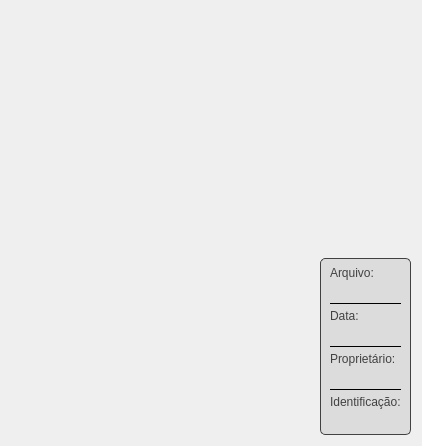
      <widget class="QWidget" name="mainViewTab">
       <attribute name="title">
        <string>Visão Principal</string>
       </attribute>
       <layout class="QGridLayout">
        <item row="1" column="0">
         <widget class="QLabel" name="lblVisaoPrincipal">
          <property name="font">
           <font>
            <pointsize>12</pointsize>
            <bold>true</bold>
           </font>
          </property>
          <property name="alignment">
           <set>Qt::AlignCenter</set>
          </property>
         </widget>
        </item>
        <item row="2" column="0">
         <layout class="QGridLayout" name="glOverlayLayout">
          <property name="leftMargin">
           <number>0</number>
          </property>
          <property name="topMargin">
           <number>0</number>
          </property>
          <property name="rightMargin">
           <number>0</number>
          </property>
          <property name="bottomMargin">
           <number>0</number>
          </property>
          <item row="0" column="0">
           <widget class="WindowOpenGL" name="windowGL" native="true">
            <property name="sizePolicy">
             <sizepolicy hsizetype="MinimumExpanding" vsizetype="MinimumExpanding">
              <horstretch>0</horstretch>
              <verstretch>0</verstretch>
             </sizepolicy>
            </property>
            <property name="minimumSize">
             <size>
              <width>400</width>
              <height>400</height>
             </size>
            </property>
            <property name="cursor">
             <cursorShape>OpenHandCursor</cursorShape>
            </property>
            <property name="focusPolicy">
             <enum>Qt::ClickFocus</enum>
            </property>
            <property name="contextMenuPolicy">
             <enum>Qt::NoContextMenu</enum>
            </property>
            <property name="statusTip">
             <string>Câmera principal</string>
            </property>
            <property name="autoFillBackground">
             <bool>false</bool>
            </property>
           </widget>
          </item>
          <item row="0" column="0" alignment="Qt::AlignRight|Qt::AlignBottom">
           <widget class="QWidget" name="lblNovoLabel">
            <property name="sizePolicy">
             <sizepolicy hsizetype="Preferred" vsizetype="Preferred">
              <horstretch>0</horstretch>
              <verstretch>0</verstretch>
             </sizepolicy>
            </property>            
            <property name="styleSheet">
             <string notr="true">QWidget#lblNovoLabel {
                background-color: rgba(22, 22, 22, 22);
                border: 1px solid #414141;
                border-radius: 5px;
                }
                QWidget#lblNovoLabel QLabel {
                    color: #414141;
                    border: none;
                }   
              </string>
            </property>
            <layout class="QVBoxLayout" name="verticalLayout_3">
             <property name="spacing">
              <number>4</number>
             </property>
             <property name="leftMargin">
              <number>10</number>
             </property>
             <property name="topMargin">
              <number>8</number>
             </property>
             <property name="rightMargin">
              <number>10</number>
             </property>
             <property name="bottomMargin">
              <number>8</number>
             </property>
             <item>
              <widget class="QLabel" name="label_14">
               <property name="text">
                <string>Arquivo:</string>
               </property>
              </widget>
             </item>
             <item>
              <widget class="QLabel" name="labelFileGem">
               <property name="maximumSize">
                <size>
                 <width>16777215</width>
                 <height>100</height>
                </size>
               </property>
               <property name="text">
                <string/>
               </property>
               <property name="alignment">
                <set>Qt::AlignBottom|Qt::AlignRight|Qt::AlignTrailing</set>
               </property>
              </widget>
             </item>
             <item>
              <widget class="Line" name="line_7">
               <property name="frameShadow">
                <enum>QFrame::Plain</enum>
               </property>
               <property name="orientation">
                <enum>Qt::Horizontal</enum>
               </property>
              </widget>
             </item>
             <item>
              <widget class="QLabel" name="label_7">
               <property name="text">
                <string>Data:</string>
               </property>
              </widget>
             </item>
             <item>
              <widget class="QLabel" name="labelDate">
               <property name="text">
                <string/>
               </property>
               <property name="alignment">
                <set>Qt::AlignRight|Qt::AlignTrailing|Qt::AlignVCenter</set>
               </property>
              </widget>
             </item>
             <item>
              <widget class="Line" name="line_8">
               <property name="frameShadow">
                <enum>QFrame::Plain</enum>
               </property>
               <property name="orientation">
                <enum>Qt::Horizontal</enum>
               </property>
              </widget>
             </item>
             <item>
              <widget class="QLabel" name="label_5">
               <property name="text">
                <string>Proprietário:</string>
               </property>
              </widget>
             </item>
             <item>
              <widget class="QLabel" name="labelOwner">
               <property name="text">
                <string/>
               </property>
               <property name="alignment">
                <set>Qt::AlignRight|Qt::AlignTrailing|Qt::AlignVCenter</set>
               </property>
              </widget>
             </item>
             <item>
              <widget class="Line" name="line_9">
               <property name="frameShadow">
                <enum>QFrame::Plain</enum>
               </property>
               <property name="orientation">
                <enum>Qt::Horizontal</enum>
               </property>
              </widget>
             </item>
             <item>
              <widget class="QLabel" name="label_6">
               <property name="text">
                <string>Identificação:</string>
               </property>
              </widget>
             </item>
             <item>
              <widget class="QLabel" name="labelId">
               <property name="text">
                <string/>
               </property>
               <property name="alignment">
                <set>Qt::AlignRight|Qt::AlignTrailing|Qt::AlignVCenter</set>
               </property>
              </widget>
             </item>
            </layout>
           </widget>
          </item>
         </layout>
        </item>
       </layout>
      </widget>
